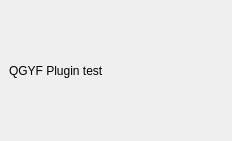
<?xml version="1.0" encoding="UTF-8"?>
<ui version="4.0">
 <class>QGYFDockWidgetBase</class>
 <widget class="QDockWidget" name="QGYFDockWidgetBase">
  <property name="geometry">
   <rect>
    <x>0</x>
    <y>0</y>
    <width>232</width>
    <height>141</height>
   </rect>
  </property>
  <property name="windowTitle">
   <string>Grönytefaktor</string>
  </property>
  <widget class="QWidget" name="dockWidgetContents">
   <layout class="QGridLayout" name="gridLayout">
    <item row="0" column="0">
     <widget class="QLabel" name="label">
      <property name="text">
       <string>QGYF Plugin test</string>
      </property>
     </widget>
    </item>
   </layout>
  </widget>
 </widget>
 <resources/>
 <connections/>
</ui>
